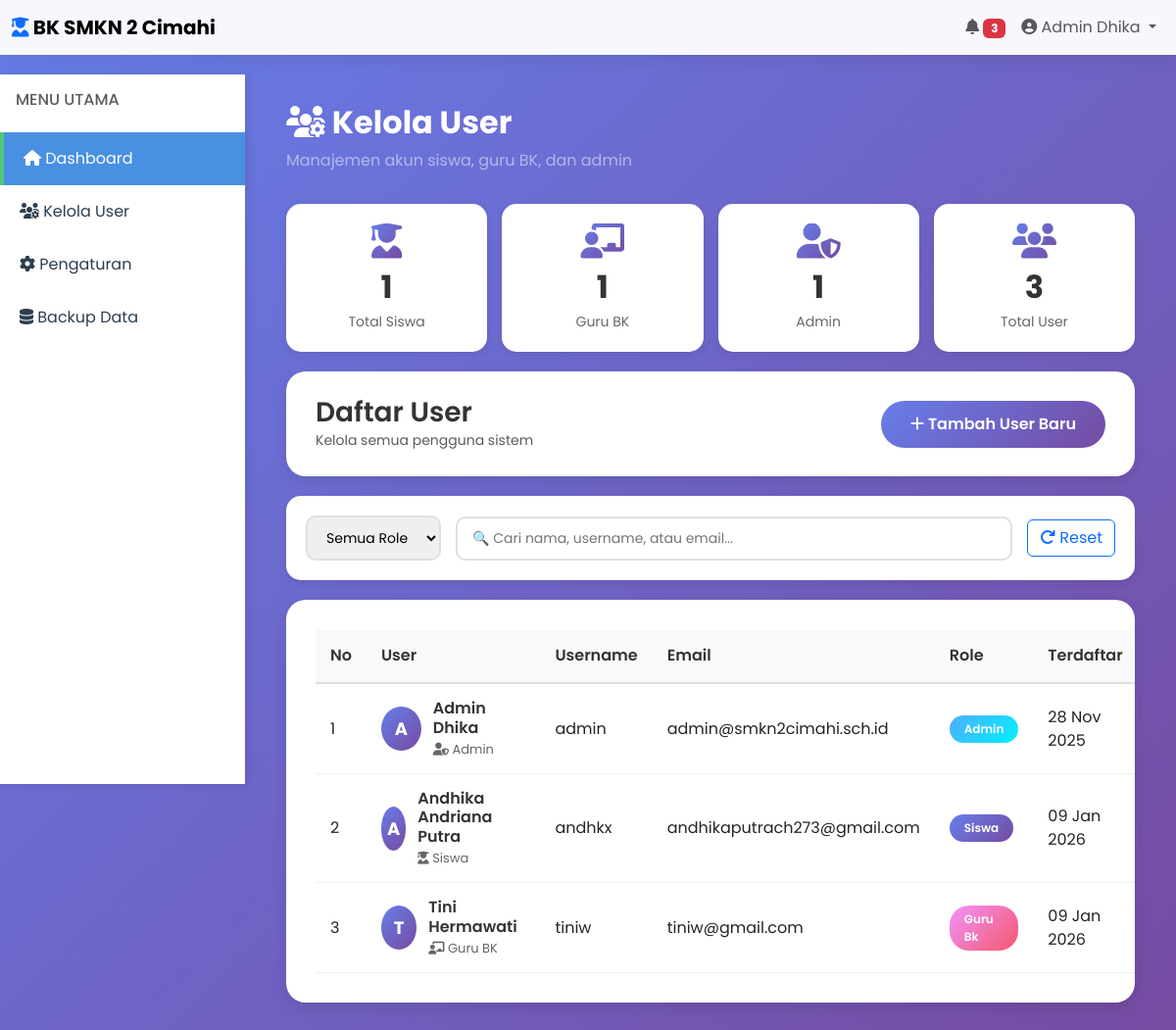
Screenshot of /users (signed in) with the database file from the repository.
### app_dhika.py (models this page shows)
class UserDhika(dbDhika.Model):
    idDhika = dbDhika.Column(dbDhika.Integer, primary_key=True)
    usernameDhika = dbDhika.Column(dbDhika.String(100), unique=True, nullable=False)
    passwordDhika = dbDhika.Column(dbDhika.String(200), nullable=False)
    namaDhika = dbDhika.Column(dbDhika.String(100), nullable=False)
    emailDhika = dbDhika.Column(dbDhika.String(100))
    roleDhika = dbDhika.Column(dbDhika.String(20), nullable=False)
    fotoDhika = dbDhika.Column(dbDhika.String(200), default='default.jpg')
    createdDhika = dbDhika.Column(dbDhika.DateTime, default=datetime.utcnow)

### app_dhika.py (the view)
@appDhika.route('/users')
@login_required_dhika
@role_required_dhika('admin')
def usersManagementDhika():
    userListDhika = UserDhika.query.all()
    return render_template('users_dhika.html', user_list=userListDhika)

### app_dhika.py (called while the page is built)
def login_required_dhika(f):
    @wraps(f)
    def decorated_function(*args, **kwargs):
        if 'user_id_dhika' not in session:
            flash('Silakan login terlebih dahulu', 'warning')
            return redirect(url_for('loginDhika'))
        return f(*args, **kwargs)
    return decorated_function

def role_required_dhika(role):
    def decorator(f):
        @wraps(f)
        def decorated_function(*args, **kwargs):
            if session.get('role_dhika') != role:
                flash('Akses ditolak', 'danger')
                return redirect(url_for('dashboardDhika'))
            return f(*args, **kwargs)
        return decorated_function
    return decorator

### templates/users_dhika.html (shortened to what this page needs)
{% extends 'base_dhika.html' %}
{% block contentDhika %}
<div class="container-fluid">
    <div class="row mb-3">
        <div class="col-12">
            <h2 class="fw-bold text-white">
                <i class="fas fa-users-cog"></i> Kelola User
            </h2>
            <p class="text-white-50">Manajemen akun siswa, guru BK, dan admin</p>
        </div>
    </div>
    <div class="statsCardsDhika">
        <div class="statsCardDhika">
            <i class="fas fa-user-graduate"></i>
            <h3>{{ user_list|selectattr('roleDhika', 'equalto', 'siswa')|list|length }}</h3>
            <p>Total Siswa</p>
        </div>
        <div class="statsCardDhika">
            <i class="fas fa-chalkboard-teacher"></i>
            <h3>{{ user_list|selectattr('roleDhika', 'equalto', 'guru_bk')|list|length }}</h3>
            <p>Guru BK</p>
        </div>
        <div class="statsCardDhika">
            <i class="fas fa-user-shield"></i>
            <h3>{{ user_list|selectattr('roleDhika', 'equalto', 'admin')|list|length }}</h3>
            <p>Admin</p>
        </div>
        <div class="statsCardDhika">
            <i class="fas fa-users"></i>
            <h3>{{ user_list|length }}</h3>
            <p>Total User</p>
        </div>
    </div>
    <div class="userHeaderDhika">
        <div>
            <h3>Daftar User</h3>
            <small class="text-muted">Kelola semua pengguna sistem</small>
        </div>
        <button class="btnAddUserDhika" onclick="openModalAddDhika()">
            <i class="fas fa-plus"></i> Tambah User Baru
        </button>
    </div>
    <div class="userFilterDhika">
        <select id="roleFilterDhika" onchange="filterUsersDhika()">
            <option value="semua">Semua Role</option>
        </select>
        <input type="text" id="searchUserDhika" placeholder="🔍 Cari nama, username, atau email..." onkeyup="searchUsersDhika()">
        <button class="btn btn-outline-primary" onclick="resetFilterDhika()">
            <i class="fas fa-redo"></i> Reset
        </button>
    </div>
    <div class="userTableDhika">
        <table id="userTableDhika">
            <thead>
                <tr>
                    <th>No</th>
                    <th>User</th>
                    <th>Username</th>
                    <th>Email</th>
                    <th>Role</th>
                    <th>Terdaftar</th>
                </tr>
            </thead>
            <tbody>
                {% if user_list %}
                    {% for user in user_list %}
                    <tr data-role="{{ user.roleDhika }}">
                        <td>{{ loop.index }}</td>
                        <td>
                            <div class="userInfoDhika">
                                <div class="userAvatarTableDhika">
                                    {{ user.namaDhika[0].upper() }}
                                </div>
                                <div>
                                    <h6>{{ user.namaDhika }}</h6>
                                    <p>
                                        {% if user.roleDhika == 'siswa' %}
                                        <i class="fas fa-user-graduate"></i> Siswa
                                        {% elif user.roleDhika == 'guru_bk' %}
                                        <i class="fas fa-chalkboard-teacher"></i> Guru BK
                                        {% else %}
                                        <i class="fas fa-user-shield"></i> Admin
                                        {% endif %}
                                    </p>
                                </div>
                            </div>
                        </td>
                        <td>{{ user.usernameDhika }}</td>
                        <td>{{ user.emailDhika if user.emailDhika else '-' }}</td>
                        <td>
                            <span class="roleBadgeDhika {{ user.roleDhika }}">
                                {{ user.roleDhika.replace('_', ' ').title() }}
                            </span>
                        </td>
                        <td>{{ user.createdDhika.strftime('%d %b %Y') }}</td>
                    </tr>
                    {% endfor %}
                {% endif %}
            </tbody>
        </table>
    </div>
</div>
{% endblock %}

### templates/base_dhika.html (shortened to what this page needs)
<!DOCTYPE html>
<html lang="id">
<head>
    <link href="https://cdn.jsdelivr.net/npm/bootstrap@5.3.0/dist/css/bootstrap.min.css" rel="stylesheet">
    <link rel="stylesheet" href="https://cdnjs.cloudflare.com/ajax/libs/font-awesome/6.4.0/css/all.min.css">
</head>
<body>
    {% if session.user_id_dhika %}
    <nav class="navbar navbar-expand-lg navbarDhika fixed-top">
        <div class="container-fluid">
            <a class="navbar-brand fw-bold" href="{{ url_for('dashboardDhika') }}">
                <i class="fas fa-user-graduate text-primary"></i>
                BK SMKN 2 Cimahi
            </a>
            <div class="collapse navbar-collapse" id="navbarDhika">
                <ul class="navbar-nav ms-auto">
                    <li class="nav-item">
                        <a class="nav-link" href="{{ url_for('notifikasiDhika') }}">
                            <i class="fas fa-bell"></i>
                            <span class="badge bg-danger">3</span>
                        </a>
                    </li>
                    <li class="nav-item dropdown">
                        <a class="nav-link dropdown-toggle" href="#" id="navbarDropdown" role="button" data-bs-toggle="dropdown">
                            <i class="fas fa-user-circle"></i> {{ session.nama_dhika }}
                        </a>
                    </li>
                </ul>
            </div>
        </div>
    </nav>
    <div class="sidebarDhika" id="sidebarDhika">
        <div class="p-3">
            <h6 class="text-muted">MENU UTAMA</h6>
        </div>
        {% if session.role_dhika == 'siswa' %}
        <a href="{{ url_for('dashboardDhika') }}" class="active">
            <i class="fas fa-home"></i> Dashboard
        </a>
        <a href="{{ url_for('ajukanKonselingDhika') }}">
            <i class="fas fa-calendar-plus"></i> Ajukan Konseling
        </a>
        <a href="#">
            <i class="fas fa-history"></i> Riwayat Konseling
        </a>
        <a href="{{ url_for('chatDhika') }}">
            <i class="fas fa-comments"></i> Pesan
        </a>
        <a href="#">
            <i class="fas fa-book"></i> Modul Bimbingan
        </a>
        {% elif session.role_dhika == 'admin' %}
        <a href="{{ url_for('dashboardDhika') }}" class="active">
            <i class="fas fa-home"></i> Dashboard
        </a>
        <a href="{{ url_for('usersManagementDhika') }}">
            <i class="fas fa-users-cog"></i> Kelola User
        </a>
        <a href="#">
            <i class="fas fa-cog"></i> Pengaturan
        </a>
        <a href="#">
            <i class="fas fa-database"></i> Backup Data
        </a>
        {% endif %}
    </div>
    {% endif %}
    <div class="{% if session.user_id_dhika %}contentDhika{% endif %}">
        {% block contentDhika %}{% endblock %}
    </div>
</body>
</html>

### templates/base_dhika.html (style rules this page uses)
* { font-family: 'Poppins', sans-serif; }
:root { --primaryDhika: #4A90E2; --secondaryDhika: #50C878; --dangerDhika: #E74C3C; --warningDhika: #F39C12; --darkDhika: #2C3E50; --lightDhika: #ECF0F1; }
body { background: linear-gradient(135deg, #667eea 0%, #764ba2 100%); min-height: 100vh; }
.navbarDhika { background: rgba(255, 255, 255, 0.95); backdrop-filter: blur(10px); box-shadow: 0 2px 20px rgba(0,0,0,0.1); }
.sidebarDhika { background: white; height: calc(100vh - 76px); position: fixed; top: 76px; left: 0; width: 250px; box-shadow: 2px 0 10px rgba(0,0,0,0.1); overflow-y: auto; transition: all 0.3s; }
.sidebarDhika a { color: var(--darkDhika); text-decoration: none; padding: 15px 20px; display: block; transition: all 0.3s; }
.sidebarDhika a.active { background: var(--primaryDhika); color: white; border-left: 4px solid var(--secondaryDhika); }
.contentDhika { margin-left: 250px; margin-top: 76px; padding: 30px; }

### templates/users_dhika.html (style rules this page uses)
.userHeaderDhika { background: white; border-radius: 20px; padding: 25px 30px; margin-bottom: 20px; box-shadow: 0 5px 15px rgba(0,0,0,0.1); display: flex; justify-content: space-between; align-items: center; }
.userHeaderDhika h3 { margin: 0; font-weight: 600; color: #333; }
.btnAddUserDhika { background: linear-gradient(135deg, #667eea 0%, #764ba2 100%); color: white; border: none; padding: 12px 30px; border-radius: 25px; cursor: pointer; font-weight: 600; transition: all 0.3s; }
.userFilterDhika { background: white; border-radius: 15px; padding: 20px; margin-bottom: 20px; box-shadow: 0 3px 10px rgba(0,0,0,0.08); display: flex; gap: 15px; align-items: center; flex-wrap: wrap; }
.userFilterDhika select, .userFilterDhika input { padding: 10px 15px; border: 2px solid #e0e0e0; border-radius: 10px; font-size: 14px; transition: all 0.3s; }
.userFilterDhika input { flex: 1; min-width: 250px; }
.userTableDhika { background: white; border-radius: 20px; padding: 30px; box-shadow: 0 5px 15px rgba(0,0,0,0.1); overflow-x: auto; }
.userTableDhika table { width: 100%; border-collapse: collapse; }
.userTableDhika th { background: #f8f9fa; padding: 15px; text-align: left; font-weight: 600; color: #333; border-bottom: 2px solid #e0e0e0; }
.userTableDhika td { padding: 15px; border-bottom: 1px solid #f0f0f0; vertical-align: middle; }
.userAvatarTableDhika { width: 45px; height: 45px; border-radius: 50%; background: linear-gradient(135deg, #667eea 0%, #764ba2 100%); display: inline-flex; align-items: center; justify-content: center; color: white; font-weight: 700; font-size: 18px; }
.userInfoDhika { display: flex; align-items: center; gap: 12px; }
.userInfoDhika div h6 { margin: 0 0 3px 0; font-weight: 600; color: #333; }
.userInfoDhika div p { margin: 0; font-size: 13px; color: #666; }
.roleBadgeDhika { padding: 5px 15px; border-radius: 20px; font-size: 12px; font-weight: 600; display: inline-block; }
.roleBadgeDhika.siswa { background: linear-gradient(135deg, #667eea 0%, #764ba2 100%); color: white; }
.roleBadgeDhika.guru_bk { background: linear-gradient(135deg, #f093fb 0%, #f5576c 100%); color: white; }
.roleBadgeDhika.admin { background: linear-gradient(135deg, #4facfe 0%, #00f2fe 100%); color: white; }
.statsCardsDhika { display: grid; grid-template-columns: repeat(auto-fit, minmax(200px, 1fr)); gap: 15px; margin-bottom: 20px; }
.statsCardDhika { background: white; border-radius: 15px; padding: 20px; box-shadow: 0 3px 10px rgba(0,0,0,0.08); text-align: center; }
.statsCardDhika i { font-size: 36px; margin-bottom: 10px; background: linear-gradient(135deg, #667eea 0%, #764ba2 100%); -webkit-background-clip: text; -webkit-text-fill-color: transparent; background-clip: text; }
.statsCardDhika h3 { font-size: 32px; font-weight: 700; color: #333; margin: 0; }
.statsCardDhika p { color: #666; margin: 5px 0 0 0; font-size: 14px; }

### rows the page displays
UserDhika: nama_dhika "Admin Dhika", namaDhika "A", namaDhika "Admin Dhika", usernameDhika "admin", emailDhika "admin@smkn2cimahi.sch.id", roleDhika.replace "Admin", createdDhika "28 Nov 2025"
UserDhika: namaDhika "A", namaDhika "Andhika Andriana Putra", shows "Siswa", usernameDhika "andhkx", emailDhika "andhikaputrach273@gmail.com", roleDhika.replace "Siswa", createdDhika "09 Jan 2026"
UserDhika: namaDhika "T", namaDhika "Tini Hermawati", shows "Guru BK", usernameDhika "tiniw", emailDhika "tiniw@gmail.com", roleDhika.replace "Guru Bk", createdDhika "09 Jan 2026"

### other values shown
{{ user_list|selectattr('roleDhika', 'equalto', 'siswa')|list|length }} "1"
{{ user_list|selectattr('roleDhika', 'equalto', 'guru_bk')|list|length }} "1"
{{ user_list|selectattr('roleDhika', 'equalto', 'admin')|list|length }} "1"
{{ user_list|length }} "3"
